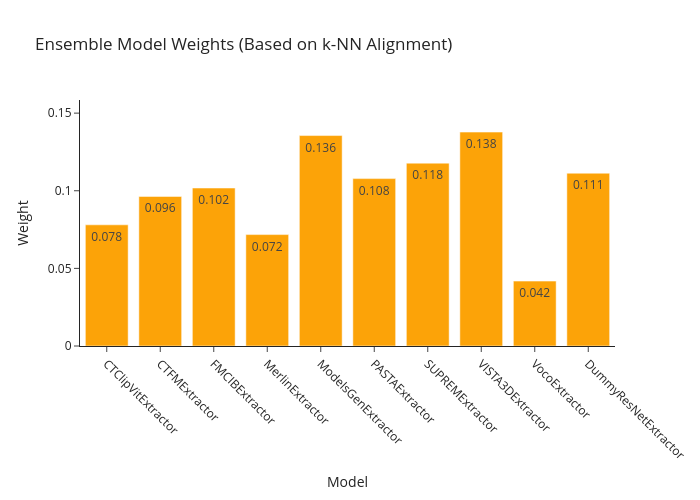

The notebook cell saved with this chart:
### Markdown cell above
## Ensemble Model Weights

Visualize the alignment-based weights assigned to each model.

### Code cell
# Display ensemble weights from the first evaluation
train_idx, train_labels_s, val_idx, val_labels_s, test_idx, test_labels_s = split_shuffle_data(
    np.arange(len(all_labels_ensemble)), all_labels_ensemble,
    train_ratio=0.5, val_ratio=0.2, random_seed=50, stratify=True
)

train_features_dict = {m: ensemble_features_dict[m][train_idx] for m in model_list}
val_features_dict = {m: ensemble_features_dict[m][val_idx] for m in model_list}

final_ensemble, _ = build_knn_ensemble_classifier(
    train_features_dict, train_labels_s,
    val_features_dict, val_labels_s,
    overlap_matrix.copy(), model_list, k=10
)

weights = final_ensemble['weights']
models_for_plot = list(weights.keys())
weight_values = list(weights.values())

fig = go.Figure()
fig.add_trace(go.Bar(
    x=models_for_plot,
    y=weight_values,
    marker_color='#FCA308',
    text=[f'{w:.3f}' for w in weight_values],
    textposition='auto',
))

fig.update_layout(
    title='Ensemble Model Weights (Based on k-NN Alignment)',
    xaxis_title='Model',
    yaxis_title='Weight',
    height=500,
    width=700,
    template='simple_white',
    xaxis_tickangle=45
)
fig.update_yaxes(range=[0, max(weight_values) * 1.15])

fig.show()

print("Weight Statistics:")
print(f"  Max weight: {max(weight_values):.4f}")
print(f"  Min weight: {min(weight_values):.4f}")
print(f"  All weights sum to: {sum(weight_values):.4f}")

### Figure 1 — Plotly figure (JSON) as saved in the notebook; plotly's stock layout.template omitted (floating-point values rounded to 4 significant figures)
{"data": [{"marker": {"color": "#FCA308"}, "text": ["0.078", "0.096", "0.102", "0.072", "0.136", "0.108", "0.118", "0.138", "0.042", "0.111"], "textposition": "auto", "type": "bar", "x": ["CTClipVitExtractor", "CTFMExtractor", "FMCIBExtractor", "MerlinExtractor", "ModelsGenExtractor", "PASTAExtractor", "SUPREMExtractor", "VISTA3DExtractor", "VocoExtractor", "DummyResNetExtractor"], "y": [0.07806, 0.09635, 0.1018, 0.07177, 0.1356, 0.1078, 0.1178, 0.1378, 0.0418, 0.1113]}], "layout": {"height": 500, "title": {"text": "Ensemble Model Weights (Based on k-NN Alignment)"}, "width": 700, "xaxis": {"tickangle": 45, "title": {"text": "Model"}}, "yaxis": {"range": [0, 0.1585], "title": {"text": "Weight"}}}}
